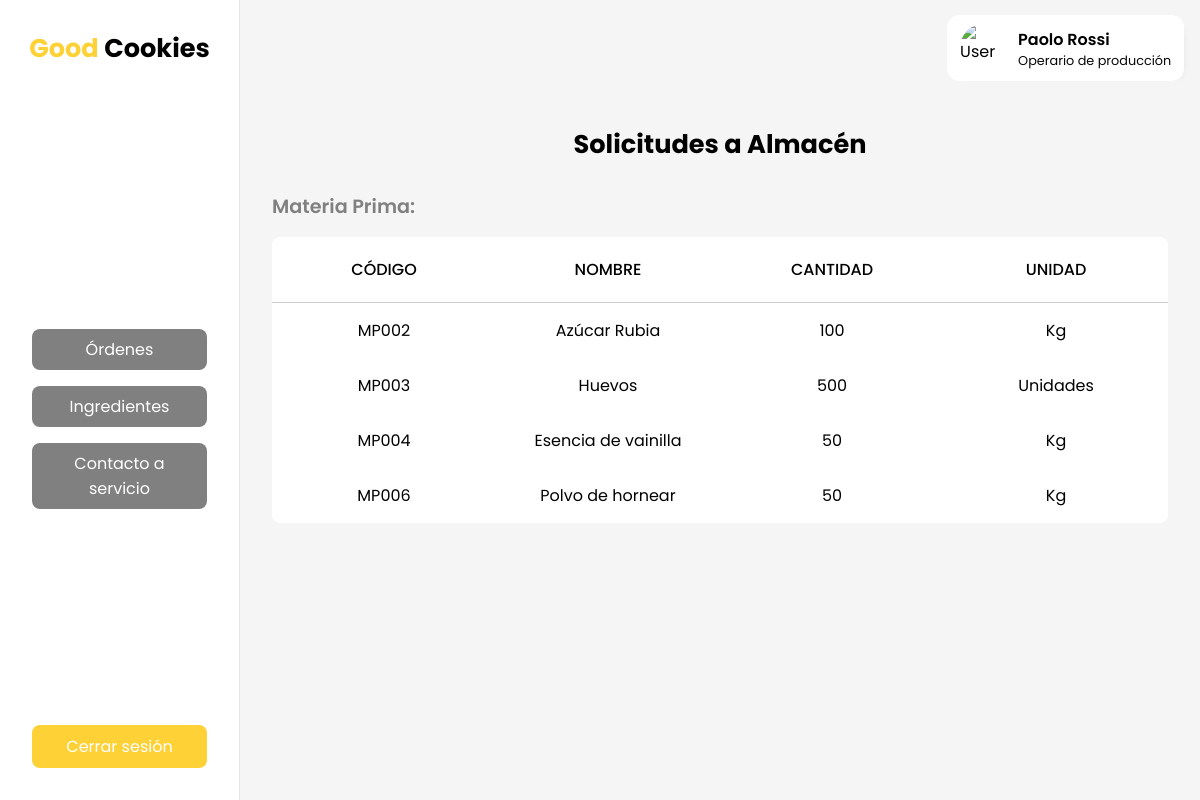
The app's page /inicio-almacen.php (signed in) with its own data.
### tables this page shows
CREATE TABLE `menuxrol` (
  `cod` int(11) NOT NULL,
  `rol` varchar(50) NOT NULL,
  `menu` varchar(50) NOT NULL,
  `href` varchar(50) NOT NULL
);

CREATE TABLE `solicitudalmacen` (
  `cod` int(11) NOT NULL,
  `codItem` int(11) NOT NULL,
  `tipoProducto` varchar(20) NOT NULL,
  `cantidad` int(11) NOT NULL
);

CREATE TABLE `materiaprima` (
  `cod` int(11) NOT NULL,
  `nombre` varchar(50) NOT NULL,
  `unidad` varchar(20) NOT NULL
);

### inicio-almacen.php (called while the page is built, shortened)
<?php
  include('layouts/dashboard.php');
?>

### views/_inicio_almacen.php (the view)
<?php
    $enlace = mysqli_connect("localhost", "root", "", "GoodCookies");
    $sentencia_solicitudes = "select mp.cod, mp.nombre, sa.cantidad, mp.unidad from solicitudalmacen sa
                                join materiaprima mp on sa.codItem = mp.cod
                            where sa.tipoProducto = 'materiaprima';";
    $resultado_solicitudes = mysqli_query($enlace, $sentencia_solicitudes);
?>
<h1>Solicitudes a Almacén</h1>
<h2>Materia Prima:</h2>
<table>
    <thead>
        <tr>
            <th>Código</th>
            <th>Nombre</th>
            <th>Cantidad</th>
            <th>Unidad</th>
        </tr>
    </thead>
    <tbody>
        <?php
            while ($row_solicitud = $resultado_solicitudes->fetch_row()) {
                echo "<tr>";
                    echo "<td>MP00".$row_solicitud[0]."</td>";
                    echo "<td>".$row_solicitud[1]."</td>";
                    echo "<td>".$row_solicitud[2]."</td>";
                    echo "<td>".$row_solicitud[3]."</td>";
                echo "</tr>";
            }
        ?>
    </tbody>
</table>

### layouts/dashboard.php (shortened to what this page needs)
<?php
    $rol = $_SESSION["rol"];
    $enlace = mysqli_connect("localhost","root","","GoodCookies");
    $sentencia = "select * from menuxrol where rol='$rol';";
    $resultado_menu = mysqli_query($enlace, $sentencia);
?>
<!DOCTYPE html>
<html>
  <head>
    <link rel="stylesheet" href="styles/main.css" />
    <link rel="stylesheet" href="styles/dashboard.css" />
  </head>
  <body>
    <section id="dashboard">
      <nav>
        <h1>
          <a href="index.html">
            <span>Good</span> Cookies
          </a>
        </h1>
        <menu>
          <ul>
            <?php
            $currentMenu = explode(".php", explode("/", $_SERVER['REQUEST_URI'])[1])[0];
            while ($row_menu = $resultado_menu->fetch_row()) {
                if ($row_menu[3] == $currentMenu) {
                    echo "<li class='active'><a href='$row_menu[3].php'>$row_menu[2]</a></li>";
                } else {
                    echo "<li><a href='$row_menu[3].php'>$row_menu[2]</a></li>";
                }
            }
            ?>
          </ul>
          <div class="menu-buttons">
            <a href="functions/logout.php" class="logout">Cerrar sesión</a>
          </div>
        </menu>
      </nav>
      <div class="dashboard_right">
        <header>
          <a href="perfil.php">
            <div class="user_profile_card">
              <img
                src="https://res.cloudinary.com/paolorossi/image/upload/v1652998240/spotiparty/user_placeholder_zpoic6.png"
                alt="User Image"
                width="50"
                height="50"
              />
              <div>
                <?php
                    echo "<p>".$_SESSION["displayName"]."</p>";
                    echo "<span>".$_SESSION["rol"]."</span>";
                ?>
              </div>
            </div>
          </a>
        </header>
        <main><?php include($childView); ?></main>
      </div>
    </section>
  </body>
</html>

### styles/main.css (style rules this page uses)
:root { --primary: #fed136; --secondary: #ce793c; }
* { margin: 0; padding: 0; box-sizing: border-box; font-family: 'Poppins', sans-serif; }
a { color: #000; text-decoration: none; }
ul { list-style: none; }
table { width: 100%; table-layout: fixed; border-radius: 0.5rem; border-collapse: collapse; background-color: white; }
th { padding: 20px 15px; text-align: center; font-weight: 500; text-transform: uppercase; border-bottom: solid 1px #ccc; }
td { padding: 15px; text-align: center; vertical-align: middle; }

### styles/dashboard.css (style rules this page uses)
#dashboard { display: flex; flex-direction: row; height: 100vh; }
#dashboard nav { display: flex; flex-direction: column; width: 20%; min-width: 240px; max-width: 320px; background-color: white; border-right: rgba(0, 0, 0, 0.1) 1px solid; }
#dashboard menu { flex: 1; gap: 1rem; padding: 2rem; display: flex; flex-direction: column; }
#dashboard menu ul { flex: 1; display: flex; flex-direction: column; justify-content: center; gap: 1rem; }
#dashboard menu li { display: flex; cursor: pointer; text-align: center; border-radius: 0.5rem; background-color: gray; }
#dashboard menu li a { width: 100%; color: white; padding: 0.5rem 1rem; }
#dashboard header { height: 6rem; background-color: whitesmoke; display: flex; justify-content: end; align-items: center; padding: 0 1rem; }
#dashboard main { flex: 1; display: flex; flex-direction: column; padding: 0 2rem; background-color: whitesmoke; }
#dashboard h1 { text-align: center; font-size: 1.6rem; font-weight: 700; height: 6rem; display: flex; align-items: center; justify-content: center; }
#dashboard h1 span { color: var(--primary); }
#dashboard main h2 { font-size: 1.2rem; font-weight: 600; margin-bottom: 1rem; color: gray; }
.dashboard_right { flex: 1; display: flex; flex-direction: column; }
.menu-buttons { display: flex; flex-direction: column; gap: 1rem; }
.logout { padding: 0.5rem 1rem; border-radius: 0.5rem; border: 1px solid transparent; background-color: var(--primary); color: white; text-align: center; }
.user_profile_card { display: flex; align-items: center; justify-content: center; padding: 0.5rem 0.8rem; border-radius: 0.8rem; background-color: white; box-shadow: 10px 5px 10px -12px rgba(0, 0, 0, 0.1); }
.user_profile_card div { display: flex; flex-direction: column; }
.user_profile_card img { border-radius: 50%; margin-right: 0.5rem; }
.user_profile_card p { font-weight: 600; }
.user_profile_card span { color: #080808; font-size: 0.8rem; }

### records on screen
menuxrol: menu "Órdenes"
menuxrol: menu "Ingredientes"
menuxrol: menu "Contacto a servicio"
solicitudalmacen: materiaprima.cod "2", materiaprima.nombre "Azúcar Rubia", cantidad "100", materiaprima.unidad "Kg"
solicitudalmacen: materiaprima.cod "3", materiaprima.nombre "Huevos", cantidad "500", materiaprima.unidad "Unidades"
solicitudalmacen: materiaprima.cod "4", materiaprima.nombre "Esencia de vainilla", cantidad "50", materiaprima.unidad "Kg"
solicitudalmacen: materiaprima.cod "6", materiaprima.nombre "Polvo de hornear", cantidad "50", materiaprima.unidad "Kg"

### other values on screen
$_SESSION["displayName"] "Paolo Rossi"
$_SESSION["rol"] "Operario de producción"
